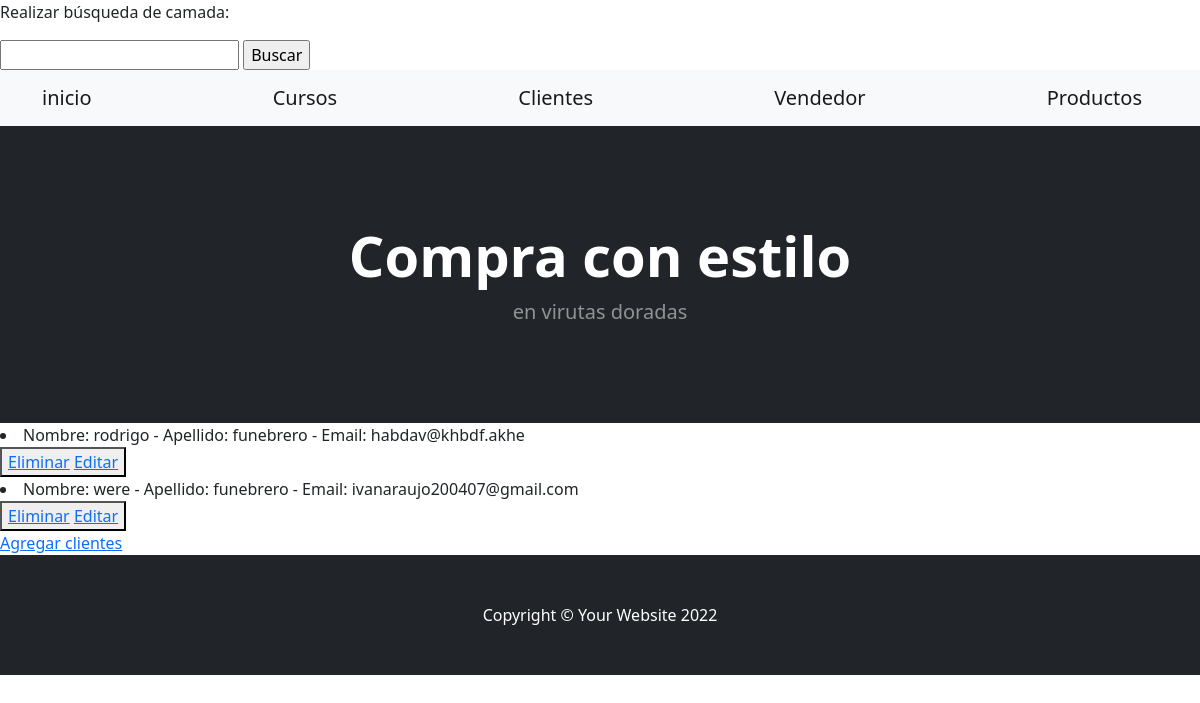
Page /App1/leerclientes/ on the earlier database version.
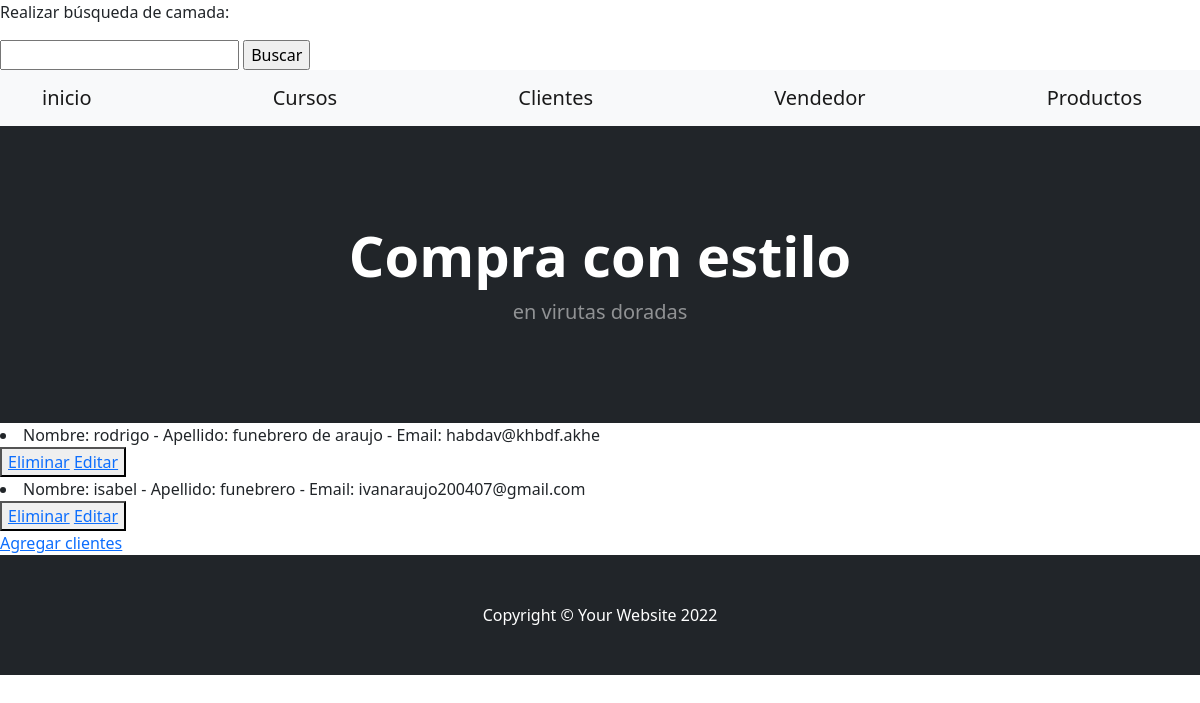
Same page on the later database version.
### App1/models.py (models this page shows)
class estudiante (models.Model):
    nombre =models.CharField(max_length=30)           #ESTO CORRESPONDE A LO QUE AHORA ES ---CLIENTES---
    apellido = models.CharField(max_length=30)
    email = models.EmailField()
    def __str__(self):
        return f"Nombre: {self.nombre} - Apellido: {self.apellido} - Email: {self.email}"

### App1/views.py (the view)
# urls.py: path('leerclientes/', views.leerclientes, name= 'Leerclientes'),
def leerclientes (request):
    clientes = estudiante.objects.all()
    contexto = {"clientes": clientes}
    return render (request, "leerclientes.html", contexto)

### App1/template/leerclientes.html
{% extends 'padre.html' %}
{% load static %}
{% block contenidoquecambia %}
    {% for p in clientes %}
    <li>{{p}}</li>
    <button>
        <a href="{% url 'Eliminarcliente' p.nombre %}">Eliminar</a>
        <a href="{% url 'Editarcliente' p.nombre %}">Editar</a>
    </button>
{% endfor %}
<br>
<a href="clientes">Agregar clientes</a>
{% endblock %}

Differences in the rows shown:
changed estudiante: nombre+apellido+email "Nombre: rodrigo - Apellido: funebrero - Email: habdav@khbdf.akhe" → "Nombre: rodrigo - Apellido: funebrero de araujo - Email: habdav@khbdf.akhe"
changed estudiante: nombre+apellido+email "Nombre: were - Apellido: funebrero - Email: ivanaraujo200407@gmail.com" → "Nombre: isabel - Apellido: funebrero - Email: ivanaraujo200407@gmail.com"
